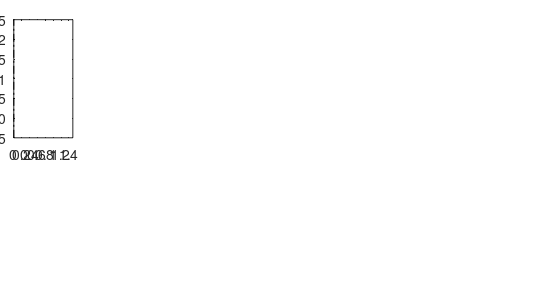

MATLAB code for this plot: (Note: this script raises an error after producing the figure.)

%close(10);
gcf = figure(10);

set(gcf,'PaperUnits','centimeters')
xSize = 14; ySize = 7.5;
xLeft = 0; yTop = 0;
set(gcf,'PaperPosition',[xLeft yTop xSize ySize])
set(gcf,'Position',[1 1 xSize*60 ySize*60])

width = 1.5/xSize; height = 3/ySize;
x = .35/xSize; y = 1-(.5+3)/ySize; 
axes('position',[x y width height])
plot([0 0],[-.5,2.5],'-.k')
axis([0 1.5 -.5 2.5])
ax = gca;
ax.XColor = 'w';
ax.YColor = 'w';

width = 4/xSize; height = 3/ySize;
x = (.35+1.5+.5)/xSize; y =1-(.5+3)/ySize; 
axes('position',[x y width height])
plot([0 0],[-.5,2.5],'-.k')
axis([0 4 -.5 2.5])
ax = gca;
ax.XColor = 'w';
ax.YColor = 'w';

width = 7/xSize; height = 3/ySize;
x = (.35+1.5+.5+4+.5)/xSize; y =1-(.5+3)/ySize; 
axes('position',[x y width height])
plot([0 0],[-.5,2.5],'-.k')
axis([0 7 -.5 2.5])
ax = gca;
ax.XColor = 'w';
ax.YColor = 'w';


width = 13/xSize; height = 3/ySize;
x = .5/xSize; y =.5/ySize; 
axes('position',[x y width height])
plot([0 0],[-.5,2.5],'-.k')
axis([0 13 -.5 2.5])
ax = gca;
ax.XColor = 'w';
ax.YColor = 'w';





%x2 = x + width + 1/xSize;
%axes('position',[x y width height])